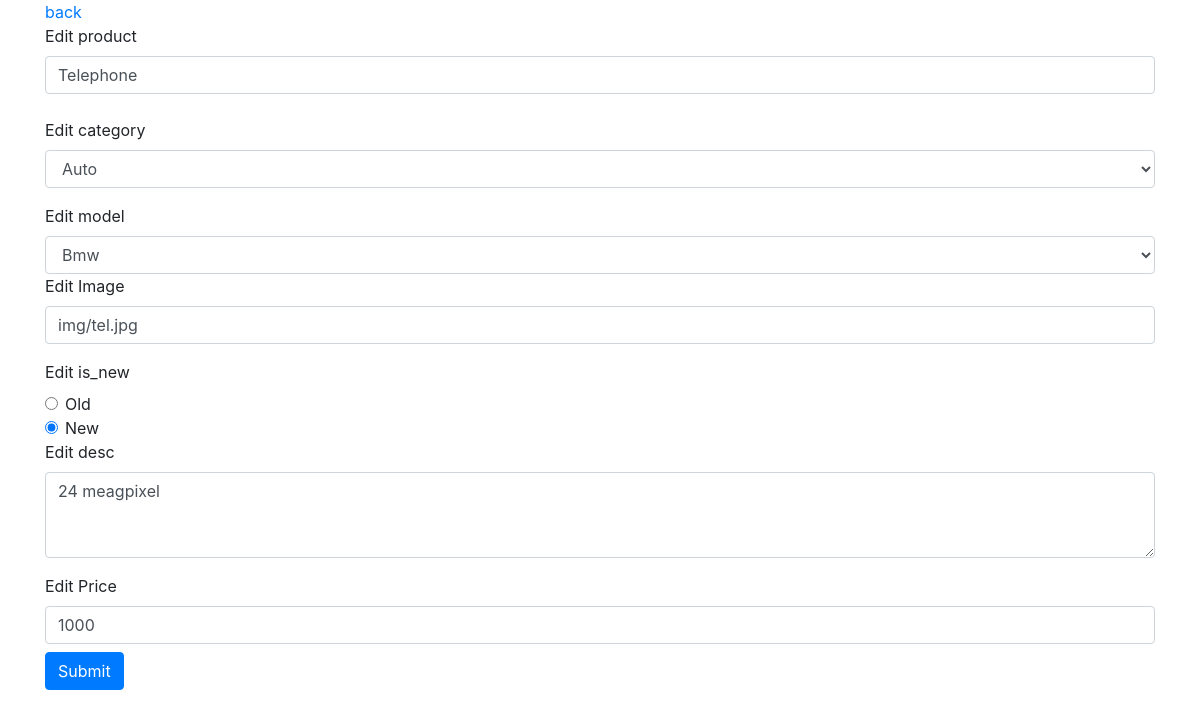
Page /edit_product.php?product=16 on the committed database.
### tables this page shows
CREATE TABLE IF NOT EXISTS `product` (
  `id` int(11) unsigned NOT NULL,
  `name` varchar(255) DEFAULT NULL,
  `category_id` int(11) DEFAULT NULL,
  `model_id` int(11) DEFAULT NULL,
  `img_path` varchar(255) DEFAULT NULL,
  `isNew` tinyint(1) DEFAULT NULL,
  `desc_info` text,
  `price` int(11) DEFAULT NULL,
  `create_time` date DEFAULT NULL,
  `update_time` timestamp NULL DEFAULT NULL ON UPDATE CURRENT_TIMESTAMP
);

### edit_product.php (the view, shortened to what this page needs)
<?php
include "connect.php";
$i = $_GET["product"];
$productQuery = $conn->query("SELECT
`pro`.*, `cate`.`name` AS `cate_name`, `model`.`name`  AS `mode_name`
FROM
`product` AS `pro`
LEFT JOIN `categories` AS `cate` ON `pro`.category_id = `cate`.id
LEFT JOIN `models` AS `model` ON `pro`.`model_id` = `model`.`id` where `pro`.`id`='$i'");
$productQuery->execute();
$result = $productQuery->fetchAll(PDO::FETCH_ASSOC);
$pro = $conn->prepare("SELECT * FROM categories");
$pro->execute();
$cat = $pro->fetchAll(PDO::FETCH_ASSOC);
$mod = $conn->prepare("SELECT * FROM models");
$mod->execute();
$models = $mod->fetchAll(PDO::FETCH_ASSOC);
?>
<!doctype html>
<html lang="en">
<head>
    <link rel="stylesheet" href="https://stackpath.bootstrapcdn.com/bootstrap/4.4.1/css/bootstrap.min.css"
>
</head>
<body>
<div class="container">
    <a href="product.php">back</a>
    <form action="" method="post">
        <div class="form-group">
            <div class="mb-4">
                <label for="">Edit product</label>
                <input type="text" class="form-control" value="<?= $result[0]["name"]?>" name="pro" placeholder="Enter a new product">
            </div>
            <label for="exampleFormControlSelect1">Edit category</label>
            <select class="form-control" id="selectmodel" name="sel">
                <?php foreach ($cat as $r): ?>
                    <option value="<?= $r['id'] ?>"><?= $r['name'] ?></option>
                <?php endforeach; ?>
            </select>
        </div>
        <div class="form-group">
            <label for="exampleFormControlSelect1">Edit model</label>
            <select class="form-control" id="exampleFormControlSelect1" name="model">
                <?php foreach ($models as $m): ?>
                    <option value="<?=$m['id']?>"><?=$m['name']?></option>
                <?php endforeach;?>
            </select>
            <label for="">Edit Image</label>
            <input type="text" class="form-control" value="<?= $result[0]["img_path"]?>" name="img" placeholder="Enter a Image path">
        </div>
        <label for="">Edit is_new</label>
        <div class="form-check">
            <input class="form-check-input" type="radio" name="exampleRadios" id="exampleRadios1" value="0" <?= !$result[0]["isNew"] == true ? 'checked' : ''?>>
            <label class="form-check-label" for="exampleRadios1">
                Old
            </label>
        </div>
        <div class="form-check">
            <input class="form-check-input" type="radio" name="exampleRadios" id="exampleRadios2" value="1" <?= $result[0]["isNew"] == true ? 'checked' : ''?>>
            <label class="form-check-label" for="exampleRadios2">
                New
            </label>
        </div>
        <div class="form-group">
            <label for="exampleFormControlTextarea1">Edit desc</label>
            <textarea class="form-control" id="exampleFormControlTextarea1" rows="3" name="desc"><?= $result[0]["desc_info"]?></textarea>
        </div>
        <label for="">Edit Price</label>
        <input type="number" class="form-control" value="<?= $result[0]["price"]?>" name="price" placeholder="Enter a price">
        <button class="btn btn-primary mt-2" type="submit" name="submit">Submit</button>
    </form>
</div>
</body>
</html>

### rows in the picture
product: pro "Telephone", img "img/tel.jpg", isNew "☐ Old", isNew "☑ New", desc "24 meagpixel", price "1000"

### other values in the picture
form field sel "Auto"
form field model "Bmw"
